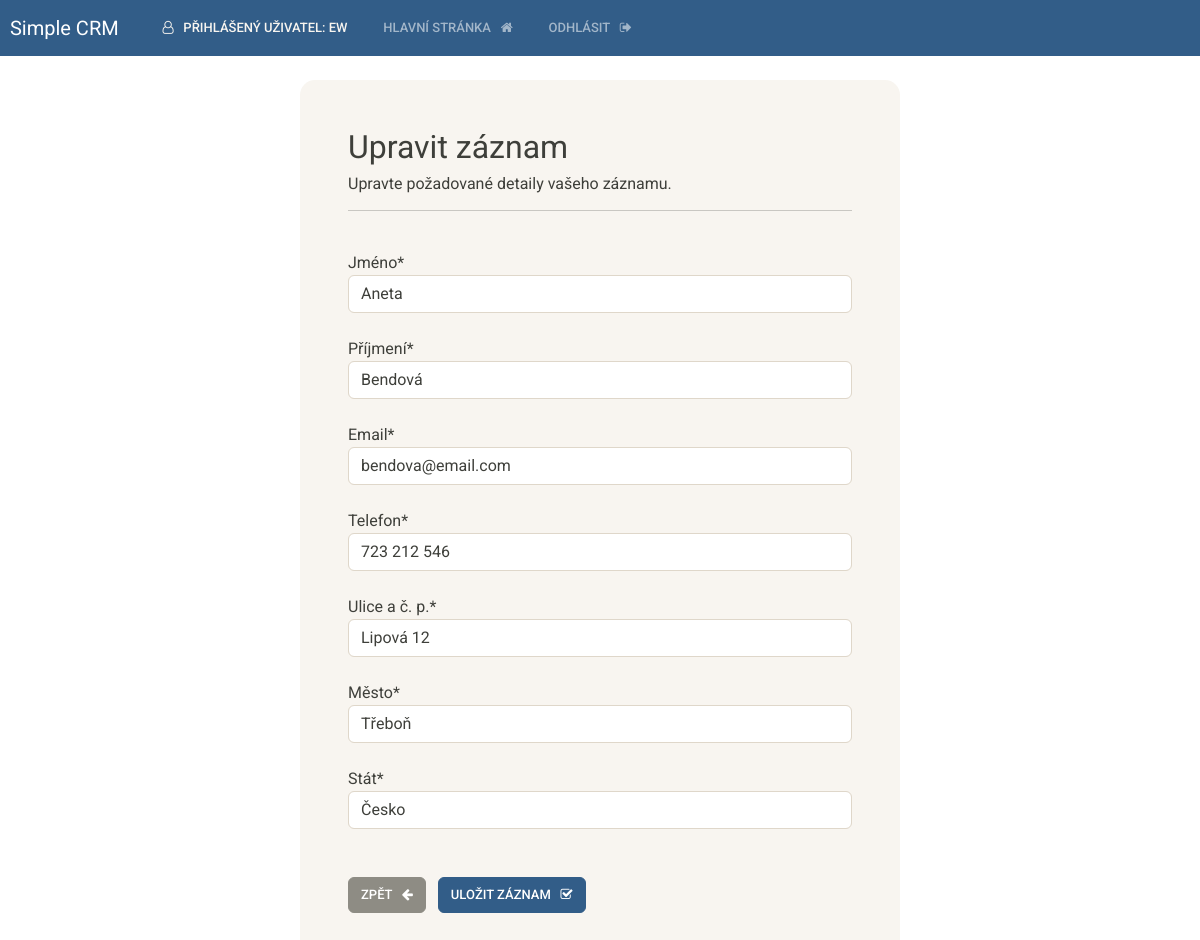
The app's page /update-record/1 (signed in) with its own data.
### webapp/models.py (models this page shows, shortened)
class Record(models.Model):
    creation_date = models.DateTimeField(auto_now_add=True)
    first_name = models.CharField(max_length=100)
    last_name = models.CharField(max_length=100)
    email = models.CharField(max_length=255)
    phone = models.CharField(max_length=20)
    address = models.CharField(max_length=300)
    city = models.CharField(max_length=255)
    country = models.CharField(max_length=125)

### webapp/views.py (the view)
# urls.py: path('update-record/<int:pk>', views.update_record, name="update-record"), # update record
@login_required(login_url='my-login')
def update_record(request, pk):
    record = Record.objects.get(id=pk)
    form = UpdateRecordForm(instance=record)
    if request.method == 'POST':
        form = UpdateRecordForm(request.POST, instance=record)
        if form.is_valid():
            form.save()
            messages.success(request, "Upravený záznam byl úspěšně uložen!")
            return redirect("dashboard")
    context = {'form':form}
    return render(request, 'webapp/update-record.html', context=context)

### webapp/forms.py
class UpdateRecordForm(forms.ModelForm):
    first_name = forms.CharField(label='Jméno', widget=forms.TextInput)
    last_name = forms.CharField(label='Příjmení', widget=forms.TextInput)
    email = forms.CharField(label='Email', widget=forms.TextInput)
    phone = forms.CharField(label='Telefon', widget=forms.TextInput)
    address = forms.CharField(label='Ulice a č. p.', widget=forms.TextInput)
    city = forms.CharField(label='Město', widget=forms.TextInput)
    country = forms.CharField(label='Stát', widget=forms.TextInput)
    class Meta:
        model = Record
        fields = ['first_name', 'last_name', 'email', 'phone', 'address', 'city', 'country' ]

### webapp/templates/webapp/update-record.html (shortened to what this page needs)
{% extends 'webapp/base.html' %}
{% load crispy_forms_tags %}
{% block content %}
<body>
    <div class="container bg-light shadow-md p-5 form-layout">
        <h2> Upravit záznam </h2>
        <h6> Upravte požadované detaily vašeho záznamu. </h6>
        <hr>
        <br>
        <form method="POST" autocomplete="off">
            {{form.first_name|as_crispy_field}}
            <br>
            {{form.last_name|as_crispy_field}}
            <br>
            {{form.email|as_crispy_field}}
            <br>
            {{form.phone|as_crispy_field}}
            <br>
            {{form.address|as_crispy_field}}
            <br>
            {{form.city|as_crispy_field}}
            <br>
            {{form.country|as_crispy_field}}
            <br>
            <br>
            <a href="{% url 'dashboard' %}" class="btn btn-secondary">
                Zpět &nbsp;
                <i class="fa fa-arrow-left" aria-hidden="true"></i>
            </a>
            <button type="submit" class="btn btn-primary">
                Uložit záznam &nbsp;
                <i class="fa fa-check-square-o" aria-hidden="true"></i>
            </button>
        </form>
    </div>
</body>
{% endblock %}

### webapp/templates/webapp/navbar.html (shortened to what this page needs)
<nav class="navbar navbar-expand-lg navbar-dark bg-primary justify-content-center">
    <a class="navbar-brand main-heading" href="{% url '' %}">
      &nbsp; Simple CRM
    </a>
      <div class="collapse navbar-collapse text-center" id="navbarNavDropdown">
        <ul class="navbar-nav mr-auto">
          {% if user.is_authenticated %}
            <li class="nav-link text-light">
              <i class="fa fa-user-o" aria-hidden="true"></i>
              &nbsp; Přihlášený uživatel: {{user}}
            </li>
            <li class="nav-item">
              <a class="nav-link" href="{% url 'dashboard' %}">
                Hlavní stránka &nbsp;
                <i class="fa fa-home" aria-hidden="true"></i> </a>
            </li>
            <li class="nav-item">
              <a class="nav-link" href="{% url 'user-logout' %}">
                Odhlásit &nbsp;
                <i class="fa fa-sign-out" aria-hidden="true"></i>
              </a>
            </li>
        </ul>
        {% endif %}
      </div>
  </nav>

### static/css/styles.css (style rules this page uses)
.form-layout { border-radius: 15px; width: 600px; }
.container { z-index: 10; }

### records on screen
Record: first_name "Aneta", last_name "Bendová", email "bendova@email.com", phone "723 212 546", address "Lipová 12", city "Třeboň", country "Česko"

### other values on screen
{{ user }} "EW"
